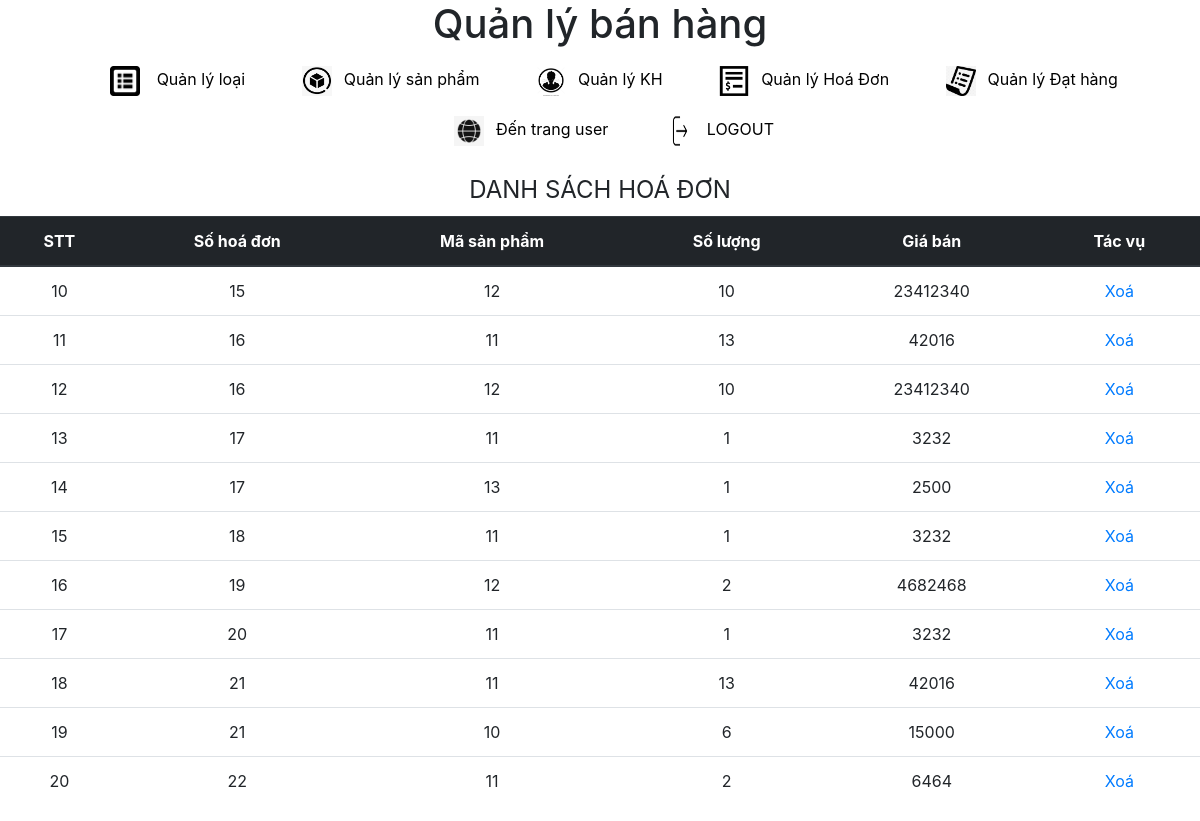
The app's page /admin/?act=dh (signed in) with its own data.
### tables this page shows
CREATE TABLE `chitietdathang` (
  `STT` int(11) NOT NULL,
  `soHD` int(11) NOT NULL,
  `maSP` int(11) NOT NULL,
  `soLuong` int(11) NOT NULL,
  `giaBan` int(11) NOT NULL
);

### admin/chitiet/show_dh.php (the view, shortened to what this page needs)
<!DOCTYPE html>
<html lang="en">
<head>
    <link rel="stylesheet" href="https://maxcdn.bootstrapcdn.com/bootstrap/4.0.0/css/bootstrap.min.css">
</head>
<body>
    <?PHP
    $sql = "select * from chitietdathang";
    $r = $db->query($sql);
    ?>
    <form action="" method="post" style=" text-align:center; ">
        <legend>DANH SÁCH HOÁ ĐƠN</legend>
        <table class="table">
            <thead class="thead-dark">
                <tr>
                    <th scope="col">STT</th>
                    <th scope="col">Số hoá đơn</th>
                    <th scope="col">Mã sản phẩm</th>
                    <th scope="col">Số lượng</th>
                    <th scope="col">Giá bán</th>
                    <th scope="col" rowspan="1">Tác vụ</th>
                </tr>
            </thead>
            <tbody>
                <?PHP while ($row = $r->fetch()) {            ?>
                    <tr>
                        <td><?PHP echo $row[0] ?></td>
                        <td><?PHP echo $row[1] ?></td>
                        <td><?PHP echo $row[2] ?></td>
                        <td><?PHP echo $row[3] ?></td>
                        <td><?PHP echo $row[4] ?></td>
                        <td>
                            <?PHP
                            echo "<a href='?act=dh&xoa=$row[0]'> Xoá </a>";
                            ?>
                        </td>
                    </tr>
                <?PHP } ?>
            </tbody>
        </table>
    </form>
</body>
</html>

### records on screen
chitietdathang: STT "10", soHD "15", maSP "12", soLuong "10", giaBan "23412340"
chitietdathang: STT "11", soHD "16", maSP "11", soLuong "13", giaBan "42016"
chitietdathang: STT "12", soHD "16", maSP "12", soLuong "10", giaBan "23412340"
chitietdathang: STT "13", soHD "17", maSP "11", soLuong "1", giaBan "3232"
chitietdathang: STT "14", soHD "17", maSP "13", soLuong "1", giaBan "2500"
chitietdathang: STT "15", soHD "18", maSP "11", soLuong "1", giaBan "3232"
chitietdathang: STT "16", soHD "19", maSP "12", soLuong "2", giaBan "4682468"
chitietdathang: STT "17", soHD "20", maSP "11", soLuong "1", giaBan "3232"
chitietdathang: STT "18", soHD "21", maSP "11", soLuong "13", giaBan "42016"
chitietdathang: STT "19", soHD "21", maSP "10", soLuong "6", giaBan "15000"
chitietdathang: STT "20", soHD "22", maSP "11", soLuong "2", giaBan "6464"
